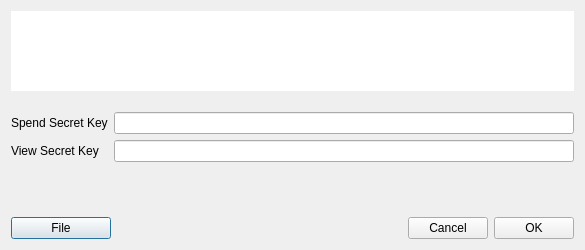
<?xml version="1.0" encoding="UTF-8"?>
<ui version="4.0">
 <class>KeyDialog</class>
 <widget class="QDialog" name="KeyDialog">
  <property name="geometry">
   <rect>
    <x>0</x>
    <y>0</y>
    <width>585</width>
    <height>250</height>
   </rect>
  </property>
  <property name="sizePolicy">
   <sizepolicy hsizetype="Fixed" vsizetype="Preferred">
    <horstretch>0</horstretch>
    <verstretch>0</verstretch>
   </sizepolicy>
  </property>
  <property name="minimumSize">
   <size>
    <width>585</width>
    <height>250</height>
   </size>
  </property>
  <property name="maximumSize">
   <size>
    <width>585</width>
    <height>300</height>
   </size>
  </property>
  <property name="windowTitle">
   <string>Key</string>
  </property>
  <layout class="QGridLayout" name="gridLayout">
   <item row="0" column="0" colspan="2">
    <widget class="QTextEdit" name="m_keyEdit">
     <property name="minimumSize">
      <size>
       <width>0</width>
       <height>80</height>
      </size>
     </property>
     <property name="maximumSize">
      <size>
       <width>16777215</width>
       <height>80</height>
      </size>
     </property>
     <property name="frameShape">
      <enum>QFrame::NoFrame</enum>
     </property>
     <property name="readOnly">
      <bool>false</bool>
     </property>
    </widget>
   </item>
   <item row="1" column="0">
    <spacer name="verticalSpacer_3">
     <property name="orientation">
      <enum>Qt::Vertical</enum>
     </property>
     <property name="sizeHint" stdset="0">
      <size>
       <width>20</width>
       <height>10</height>
      </size>
     </property>
    </spacer>
   </item>
   <item row="2" column="0">
    <widget class="QLabel" name="m_spendKeyLabel">
     <property name="text">
      <string>Spend Secret Key</string>
     </property>
    </widget>
   </item>
   <item row="2" column="1">
    <widget class="QLineEdit" name="m_spendKeyLineEdit">
     <property name="readOnly">
      <bool>false</bool>
     </property>
    </widget>
   </item>
   <item row="3" column="0">
    <widget class="QLabel" name="m_viewKeyLabel">
     <property name="text">
      <string>View Secret Key</string>
     </property>
    </widget>
   </item>
   <item row="3" column="1">
    <widget class="QLineEdit" name="m_viewKeyLineEdit">
     <property name="readOnly">
      <bool>false</bool>
     </property>
    </widget>
   </item>
   <item row="4" column="0">
    <spacer name="verticalSpacer">
     <property name="orientation">
      <enum>Qt::Vertical</enum>
     </property>
     <property name="sizeType">
      <enum>QSizePolicy::Expanding</enum>
     </property>
     <property name="sizeHint" stdset="0">
      <size>
       <width>20</width>
       <height>10</height>
      </size>
     </property>
    </spacer>
   </item>
   <item row="5" column="0" colspan="2">
    <widget class="WalletGui::WalletSmallGrayTextLabel" name="m_descriptionLabel">
     <property name="text">
      <string/>
     </property>
     <property name="wordWrap">
      <bool>true</bool>
     </property>
    </widget>
   </item>
   <item row="6" column="0">
    <spacer name="verticalSpacer_2">
     <property name="orientation">
      <enum>Qt::Vertical</enum>
     </property>
     <property name="sizeHint" stdset="0">
      <size>
       <width>20</width>
       <height>10</height>
      </size>
     </property>
    </spacer>
   </item>
   <item row="7" column="0" colspan="2">
    <layout class="QHBoxLayout" name="horizontalLayout">
     <property name="spacing">
      <number>6</number>
     </property>
     <item>
      <widget class="WalletGui::WalletNormalBlueButton" name="m_fileButton">
       <property name="minimumSize">
        <size>
         <width>100</width>
         <height>0</height>
        </size>
       </property>
       <property name="text">
        <string>File</string>
       </property>
      </widget>
     </item>
     <item>
      <spacer name="horizontalSpacer">
       <property name="orientation">
        <enum>Qt::Horizontal</enum>
       </property>
       <property name="sizeHint" stdset="0">
        <size>
         <width>40</width>
         <height>20</height>
        </size>
       </property>
      </spacer>
     </item>
     <item>
      <widget class="WalletGui::WalletCancelButton" name="m_cancelButton">
       <property name="text">
        <string>Cancel</string>
       </property>
      </widget>
     </item>
     <item>
      <widget class="WalletGui::WalletOkButton" name="m_okButton">
       <property name="text">
        <string>OK</string>
       </property>
      </widget>
     </item>
    </layout>
   </item>
  </layout>
 </widget>
 <customwidgets>
  <customwidget>
   <class>WalletGui::WalletOkButton</class>
   <extends>QPushButton</extends>
   <header>Gui/Common/WalletOkButton.h</header>
  </customwidget>
  <customwidget>
   <class>WalletGui::WalletCancelButton</class>
   <extends>QPushButton</extends>
   <header>Gui/Common/WalletCancelButton.h</header>
  </customwidget>
  <customwidget>
   <class>WalletGui::WalletSmallGrayTextLabel</class>
   <extends>QLabel</extends>
   <header>Gui/Common/WalletTextLabel.h</header>
  </customwidget>
  <customwidget>
   <class>WalletGui::WalletNormalBlueButton</class>
   <extends>QPushButton</extends>
   <header>Gui/Common/WalletBlueButton.h</header>
  </customwidget>
 </customwidgets>
 <resources/>
 <connections>
  <connection>
   <sender>m_fileButton</sender>
   <signal>clicked()</signal>
   <receiver>KeyDialog</receiver>
   <slot>fileClicked()</slot>
   <hints>
    <hint type="sourcelabel">
     <x>571</x>
     <y>116</y>
    </hint>
    <hint type="destinationlabel">
     <x>282</x>
     <y>82</y>
    </hint>
   </hints>
  </connection>
  <connection>
   <sender>m_okButton</sender>
   <signal>clicked()</signal>
   <receiver>KeyDialog</receiver>
   <slot>accept()</slot>
   <hints>
    <hint type="sourcelabel">
     <x>512</x>
     <y>136</y>
    </hint>
    <hint type="destinationlabel">
     <x>282</x>
     <y>82</y>
    </hint>
   </hints>
  </connection>
  <connection>
   <sender>m_cancelButton</sender>
   <signal>clicked()</signal>
   <receiver>KeyDialog</receiver>
   <slot>reject()</slot>
   <hints>
    <hint type="sourcelabel">
     <x>429</x>
     <y>136</y>
    </hint>
    <hint type="destinationlabel">
     <x>282</x>
     <y>82</y>
    </hint>
   </hints>
  </connection>
  <connection>
   <sender>m_keyEdit</sender>
   <signal>textChanged()</signal>
   <receiver>KeyDialog</receiver>
   <slot>keyChanged()</slot>
   <hints>
    <hint type="sourcelabel">
     <x>292</x>
     <y>59</y>
    </hint>
    <hint type="destinationlabel">
     <x>292</x>
     <y>93</y>
    </hint>
   </hints>
  </connection>
 </connections>
 <slots>
  <slot>fileClicked()</slot>
  <slot>keyChanged()</slot>
 </slots>
</ui>
